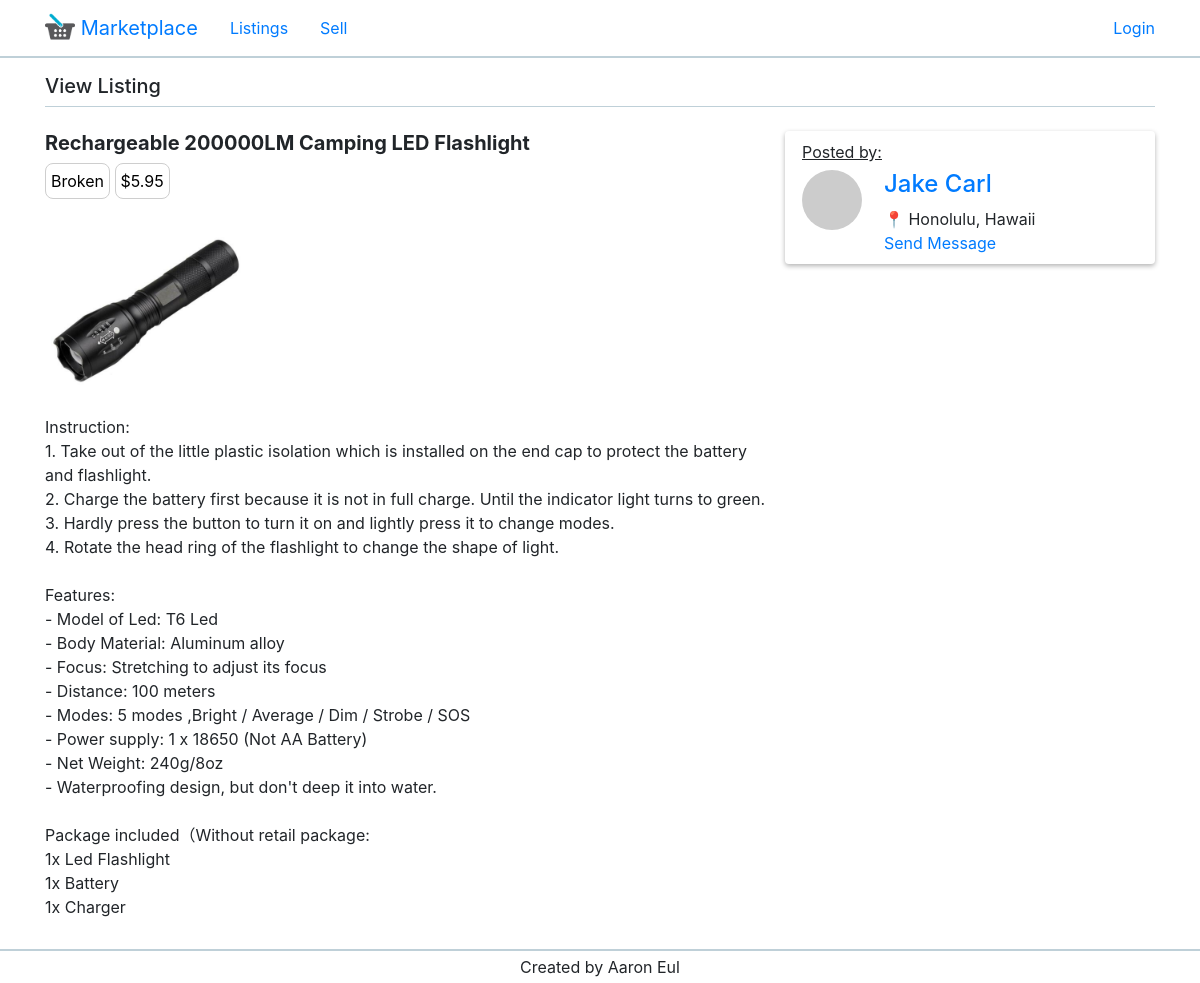
The app's page /listing/6 with its own data.
### app/models.py (models this page shows, shortened)
class Listing(db.Model):
    id = db.Column(db.Integer, primary_key=True)
    title = db.Column(db.String(100))
    price = db.Column(db.String(20))  # number db.Float
    condition = db.Column(db.String(10))
    body = db.Column(db.String(300))
    timestamp = db.Column(db.DateTime, index=True, default=datetime.utcnow)
    user_id = db.Column(db.Integer, db.ForeignKey('user.id'))

class Image(db.Model):
    id = db.Column(db.Integer, primary_key=True)
    name = db.Column(db.String(100))
    extension = db.Column(db.String(100))
    instance = db.Column(db.Integer)
    src = db.Column(db.String(100))
    listing_id = db.Column(db.Integer, db.ForeignKey('listing.id'))

class User(UserMixin, db.Model):
    id = db.Column(db.Integer, primary_key=True)
    name = db.Column(db.String(30))
    email = db.Column(db.String(120), index=True, unique=True)
    password_hash = db.Column(db.String(128))
    state = db.Column(db.String(20))
    city = db.Column(db.String(50))
    listings = db.relationship('Listing', backref='author', lazy='dynamic')
    last_seen = db.Column(db.DateTime, default=datetime.utcnow)
    def avatar(self, size):
        digest = md5(self.email.lower().encode('utf-8')).hexdigest()
        return 'https://www.gravatar.com/avatar/{}?d=identicon&s={}'.format(digest, size)

### app/routes.py (the view)
@app.route('/listing/<id>')
def listing(id):
    _listing = Listing.query.filter_by(id=id).first_or_404()
    _user = _listing.author
    image = Image.query.filter_by(listing_id=_listing.id).first()
    return render_template('listing.html', listing=_listing, title='View Listing', image=image, user=_user, current_user=current_user)

### app/routes.py (called while the page is built)
@app.before_request
def before_request():
    if current_user.is_authenticated:
        current_user.last_seen = datetime.utcnow()
        db.session.commit()

### app/templates/listing.html (shortened to what this page needs)
{% extends "base.html" %}
{% block app_content %}
    <div style="display: flex; align-items: flex-start;">
        <div class="col-8 pl-0">
            <h5 class="font-weight-bold">{{ listing.title }}</h5>
            <p class="listing-tag">{{ listing.condition }}</p>
            <p class="listing-tag">${{ listing.price }}</p>
            <img style="display: block;" height="200" width="auto" src="../static/listing_images/{{ image.src }}"/>
            <pre>{{ listing.body }}</pre>
        </div>
        <div class="col-4 px-0">
            <div  class="listing-user py-2 px-3">
                <table>
                    <tbody>
                        <tr><td><p class="mb-1"><u>Posted by:</u></p></td></tr>
                        <tr style="vertical-align: top;">
                            <td>
                                <img width="60px" height="60px" class="profile-image mr-1" src="{{ user.avatar(128) }}"/>
                            </td>
                            <td>
                                <a href="{{ url_for('user', id=user.id) }}">
                                    <h4>{{ user.name }}</h4>
                                </a>
                                <p class="mb-0">📍 {{ user.city }}, {{ user.state }}</p>
                                {% if current_user != user %}
                                    <p class="m-0"><a href="{{ url_for('message', id=user.id) }}">Send Message</a></p>
                                {% endif %}
                            </td>
                        </tr>
                    </tbody>
                </table>
            </div>
        </div>
    </div>
{% endblock %}

### app/static/style/style.css (style rules this page uses)
.profile-image { border-radius: 50%; }
.listing-user { box-shadow: 0 2px 5px rgba(0,0,0,0.3); border-radius: 4px; }
.listing-tag { display: inline-block; padding: 5px; border: 1px solid #cecece; color: black; border-radius: 0.5em; }
pre { font-family: -apple-system,BlinkMacSystemFont,"Segoe UI",Roboto,"Helvetica Neue",Arial,sans-serif,"Apple Color Emoji","Segoe UI Emoji","Segoe UI Symbol"; font-size: 1rem; font-weight: 400; line-height: 1.5; color: #212529; white-space:pre-wrap }

### records on screen
Listing: title "Rechargeable 200000LM Camping LED Flashlight", condition "Broken", price "5.95", body "Instruction: 1. Take out of the little plastic isolation which is installed on the end cap to protect the battery and flashlight. 2. Charge the battery first because it is not in full charge. Until the indicator light turns to green. 3. Hardly press the button to turn it on and lightly press it to change modes. 4. Rotate the head ring of the flashlight to change the shape of light. Features: - Model of Led: T6 Led - Body Material: Aluminum alloy - Focus: Stretching to adjust its focus - Distance: 100 meters - Modes: 5 modes ,Bright / Average / Dim / Strobe / SOS - Power supply: 1 x 18650 (Not AA Battery) - Net Weight: 240g/8oz - Waterproofing design, but don't deep it into water. Package…"
Image: src (picture)
User: name "Jake Carl", city "Honolulu", state "Hawaii"

### other values on screen
{{ title }} "View Listing"
